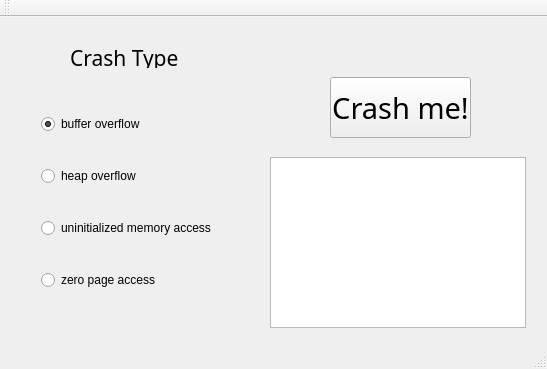
<?xml version="1.0" encoding="UTF-8"?>
<ui version="4.0">
 <class>crashmeClass</class>
 <widget class="QMainWindow" name="crashmeClass">
  <property name="geometry">
   <rect>
    <x>0</x>
    <y>0</y>
    <width>547</width>
    <height>369</height>
   </rect>
  </property>
  <property name="windowTitle">
   <string>crashme</string>
  </property>
  <widget class="QWidget" name="centralWidget">
   <widget class="QLabel" name="crashTypeLabel">
    <property name="geometry">
     <rect>
      <x>70</x>
      <y>30</y>
      <width>141</width>
      <height>21</height>
     </rect>
    </property>
    <property name="font">
     <font>
      <family>Capture it</family>
      <pointsize>16</pointsize>
      <weight>50</weight>
      <bold>false</bold>
     </font>
    </property>
    <property name="text">
     <string>Crash Type</string>
    </property>
   </widget>
   <widget class="QWidget" name="verticalLayoutWidget">
    <property name="geometry">
     <rect>
      <x>30</x>
      <y>60</y>
      <width>231</width>
      <height>251</height>
     </rect>
    </property>
    <layout class="QVBoxLayout" name="verticalLayout">
     <item>
      <widget class="QRadioButton" name="boradioButton">
       <property name="text">
        <string>buffer overflow</string>
       </property>
       <property name="checked">
        <bool>true</bool>
       </property>
      </widget>
     </item>
     <item>
      <widget class="QRadioButton" name="horadioButton">
       <property name="text">
        <string>heap overflow</string>
       </property>
      </widget>
     </item>
     <item>
      <widget class="QRadioButton" name="umradioButton">
       <property name="text">
        <string>uninitialized memory access</string>
       </property>
      </widget>
     </item>
     <item>
      <widget class="QRadioButton" name="zpradioButton">
       <property name="text">
        <string>zero page access</string>
       </property>
      </widget>
     </item>
    </layout>
   </widget>
   <widget class="QPushButton" name="crashButton">
    <property name="geometry">
     <rect>
      <x>330</x>
      <y>60</y>
      <width>141</width>
      <height>61</height>
     </rect>
    </property>
    <property name="font">
     <font>
      <family>28 Days Later</family>
      <pointsize>22</pointsize>
     </font>
    </property>
    <property name="text">
     <string>Crash me!</string>
    </property>
   </widget>
   <widget class="QTextBrowser" name="descriptionTextBrowser">
    <property name="geometry">
     <rect>
      <x>270</x>
      <y>140</y>
      <width>256</width>
      <height>171</height>
     </rect>
    </property>
   </widget>
  </widget>
  <widget class="QMenuBar" name="menuBar">
   <property name="geometry">
    <rect>
     <x>0</x>
     <y>0</y>
     <width>547</width>
     <height>21</height>
    </rect>
   </property>
  </widget>
  <widget class="QToolBar" name="mainToolBar">
   <attribute name="toolBarArea">
    <enum>TopToolBarArea</enum>
   </attribute>
   <attribute name="toolBarBreak">
    <bool>false</bool>
   </attribute>
  </widget>
  <widget class="QStatusBar" name="statusBar"/>
 </widget>
 <layoutdefault spacing="6" margin="11"/>
 <resources>
  <include location="crashme.qrc"/>
 </resources>
 <connections/>
</ui>
